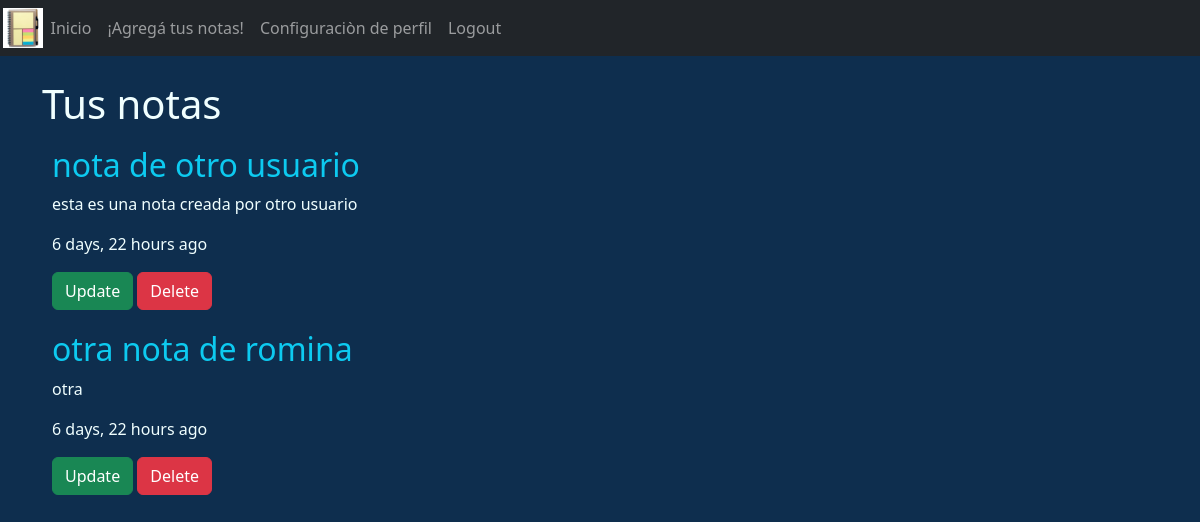
The app's page /notas/ (signed in), older data.
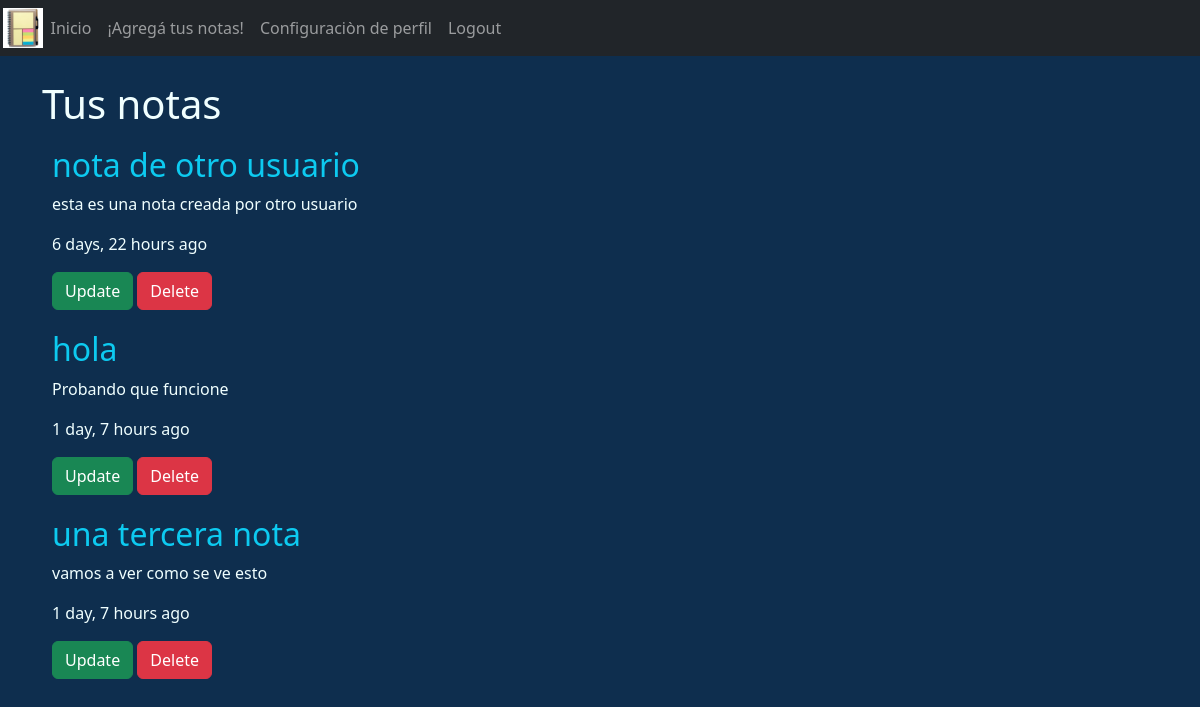
The same page, newer data.
### AppNotas/models.py (models this page shows, shortened)
class Nota(models.Model):
    titulo = models.CharField(max_length = 200)
    cuerpo = models.CharField(max_length = 500)
    autor = models.ForeignKey(User, on_delete=models.CASCADE)
    etiqueta = models.ForeignKey(Etiqueta, on_delete=models.CASCADE, null=True)
    fecha_creacion = models.DateTimeField(auto_now_add=True)
    fecha_actualizada = models.DateTimeField(auto_now=True)
    class Meta:
        ordering = ['fecha_actualizada']

### AppNotas/views.py (the view)
# urls.py: path('notas/', inicio_nota, name = 'Notas'),
@login_required
def inicio_nota(request):
    usuario=request.user.id
    notas = Nota.objects.filter(autor=usuario)
    return render(request, 'notas_inicio.html',{'notas': notas})

### AppNotas/templates/notas_inicio.html
{% extends 'base.html' %}
{% load humanize %}
{% block body %}
{% if notas %}
<div class="container">
    <br>
    <h1 style="color:azure">Tus notas</h1>
    <div class="notes">
        {% for nota in notas %}
        <div class="note">
            <h2 class="text-info">{{nota.titulo}}</h2>
            <p style="color:azure">{{nota.cuerpo}}</p>
            <p style="color: azure;">{{nota.fecha_actualizada|naturaltime}}</p>
            <div class="options">
                <a href="{% url 'Editado-Notas' nota.id %}" class="btn btn-success">Update</a>
                <a href="{% url 'Borrar-Notas' nota.id %}" class="btn btn-danger">Delete</a>
            </div>
        </div>
        {% endfor %}
    </div>
</div>
{% else %}
<div class="container">
    <h1 style="color:azure;">Todavia no tienes notas creadas...</h1>
    <br>
    <a class="btn btn-dark btn-lg starting-btn" href="{% url 'Agregado-Notas' %}">Empecemos</a>
</div>
{% endif %}
{% endblock body %}

### AppInicio/templates/base.html (shortened to what this page needs)
<!DOCTYPE html>
<html lang="en">
{% load static %}
<head>
       <link rel="stylesheet" href="{% static '/css/notas.css' %}">
    <link rel="stylesheet" href="{% static '/css/styles.css' %}">
</head>
<body>
    <header>
        <nav class="navbar navbar-expand navbar-dark bg-dark text-center">
            <ul class="nav navbar-nav">
                {% if user.is_authenticated %}
                <li class="nav-item active">
                        <img style="margin-left: 2.5px;" class="" height="40px" src="{% static '/images/M106.jpg' %}">
                    </li>
                <li class="nav-item active">
                    <a class="nav-link" href="{% url 'Inicio' %}">Inicio</span></a>
                </li>
                <li class="nav-item">
                    <a class="nav-link add" href="{% url 'Agregado-Notas' %}">¡Agregá tus notas!</a>
                </li>
                <li class="nav-item">
                    <a class="nav-link add" href="{% url 'Editar-Usuario' %}">Configuraciòn de perfil</a>
                </li>
                <li class="nav-item">
                      <a class="nav-link add" href="{% url 'Logout' %}">Logout</a>
                </li>
                {% endif %}
            </ul>
        </nav>
    </header>
    {% block body %}
    {% endblock body %}
</body>
</html>

### AppInicio/static/css/notas.css (style rules this page uses)
.note { padding: 10px; }

Row changes from the older to the newer data that the page shows:
removed Nota: titulo "otra nota de romina", cuerpo "otra", fecha_actualizada "6 days, 22 hours ago"
added Nota: titulo "hola", cuerpo "Probando que funcione", fecha_actualizada "1 day, 7 hours ago"
added Nota: titulo "una tercera nota", cuerpo "vamos a ver como se ve esto", fecha_actualizada "1 day, 7 hours ago"
